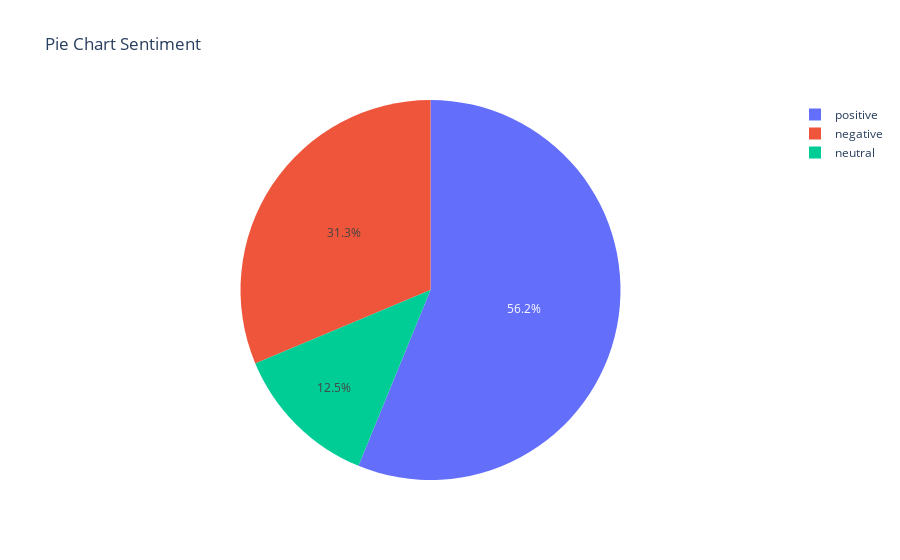

The notebook cell this image was saved under:
### Code cell
labels = data['Sentiment'].value_counts().index
values = data['Sentiment'].value_counts().values
fig = go.Figure(data=[go.Pie(labels=labels, values=values)])

# Set layout properties 
fig.update_layout(title='Pie Chart Sentiment')

# Show the plot
fig.show()

### Figure 1 — Plotly figure (JSON) as saved in the notebook; plotly's stock layout.template omitted (floating-point values rounded to 4 significant figures)
{"data": [{"labels": ["positive", "negative", "neutral"], "type": "pie", "values": [13807, 7695, 3071]}], "layout": {"title": {"text": "Pie Chart Sentiment"}}}
